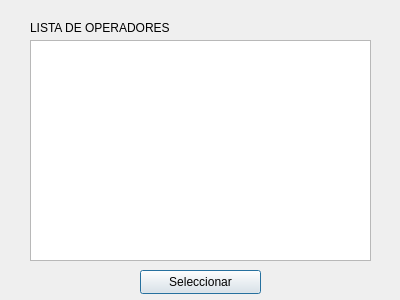
<?xml version="1.0" encoding="UTF-8"?>
<ui version="4.0">
 <class>Dialog</class>
 <widget class="QDialog" name="Dialog">
  <property name="geometry">
   <rect>
    <x>0</x>
    <y>0</y>
    <width>400</width>
    <height>300</height>
   </rect>
  </property>
  <property name="windowTitle">
   <string>Dialog</string>
  </property>
  <widget class="QListWidget" name="listaOperador">
   <property name="geometry">
    <rect>
     <x>30</x>
     <y>40</y>
     <width>341</width>
     <height>221</height>
    </rect>
   </property>
  </widget>
  <widget class="QPushButton" name="seleccionarOpera">
   <property name="geometry">
    <rect>
     <x>140</x>
     <y>270</y>
     <width>121</width>
     <height>24</height>
    </rect>
   </property>
   <property name="text">
    <string>Seleccionar</string>
   </property>
  </widget>
  <widget class="QLabel" name="label">
   <property name="geometry">
    <rect>
     <x>30</x>
     <y>20</y>
     <width>161</width>
     <height>16</height>
    </rect>
   </property>
   <property name="text">
    <string>LISTA DE OPERADORES</string>
   </property>
  </widget>
 </widget>
 <resources/>
 <connections/>
</ui>
